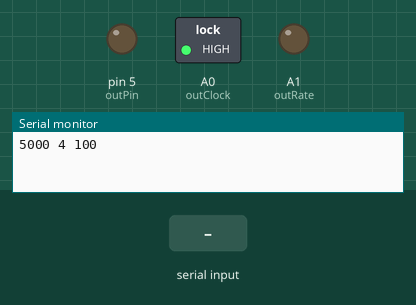
Recording of a sketch running on a simulated Arduino Uno, built with avr-gcc and run on an emulated ATmega328P. On the bench: switched loads named in the sketch (green lamp = pin HIGH), output pins drawn as LEDs (lit = HIGH), the last lines printed to the serial monitor. Inputs (shaded band) come from the test bench.

Above: at 0.8 s.
0.9 s: "200\n" received over Serial
At 3.37 s:
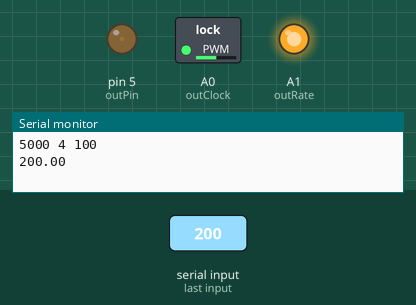
At 8.29 s:
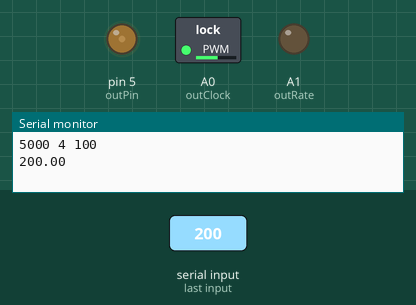
Timing chart, 0 to 9.9 s (numbered marks = the images above; inputs shaded):
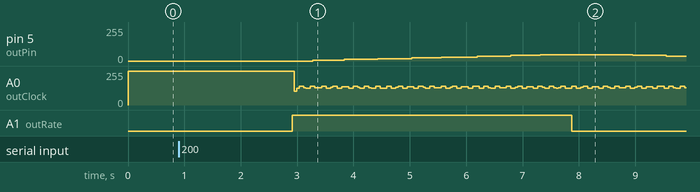

The sketch:

uno-func-gen.ino
```cpp
#include <stdlib.h>

int d_i=2000;   //Initial Delay

const int32_t max_req_voltage = 1000; //Max Voltage required
const int outPin = 5;
const int outClock = A0;
const int outRate = A1;

const uint8_t FREQ_CPU = 16; //16MHz
const uint16_t DEAD_ZONE = 58; //clock cycles required for pin state change. Experimentally measured, should change with FREQ_CPU.
const uint8_t DELAY_LOOP_CYCLE = 4; //Microcontroller dependent. Should not change
const uint16_t MULTIPLIER = 1000; //Should not change
const uint16_t MAX_VOLTAGE = 5*MULTIPLIER; //Should not change
const uint16_t steps =2*MULTIPLIER;//No. of Steps in 0-5V, should not change
const uint16_t steps_del = 42; //Should not change, Experimentally measured
const uint16_t max_steps = (max_req_voltage*steps)/MAX_VOLTAGE;

void(* reset) (void) = 0;

int calc_submultiple() {
  static_assert((FREQ_CPU%DELAY_LOOP_CYCLE)==0);
  static_assert(max_steps > 2);
  static_assert(steps_del<(steps-max_steps));
  return ((MAX_VOLTAGE*(FREQ_CPU/DELAY_LOOP_CYCLE))*(1000000/steps))/steps;
}

int hold_loops;

const int submultiple = calc_submultiple();
void setup() {
pinMode(outClock, OUTPUT);
pinMode(outRate, OUTPUT);
pinMode(outPin, OUTPUT);
digitalWrite(outClock, HIGH);
digitalWrite(outRate, LOW);

Serial.begin(9600);
Serial.setTimeout(INT32_MAX);
Serial.print(submultiple);
Serial.print(" ");
Serial.print(4);
Serial.print(" ");
Serial.println(100);
Serial.flush();

String value = Serial.readStringUntil('\n');
long scanrate = strtol(value.c_str(),0,10);

hold_loops = round((submultiple*1.0f)/scanrate);
float calc_scanrate = (submultiple*1.0f)/hold_loops;

if (scanrate < 50 || scanrate  > 1250)
   {
   Serial.println("error");
   Serial.flush();
   reset();
   }

if(abs(calc_scanrate - scanrate)>1) {
  Serial.println("error");
  Serial.flush();
  reset();
}

Serial.println(calc_scanrate);
Serial.flush();
}

__attribute__((always_inline)) inline void pwmGen(const int low, const int high, const int val) {
       for(int j=low;j<high;j++) {
          digitalWrite(outPin, HIGH);
          _delay_loop_2(val);
          digitalWrite(outPin, LOW);
          _delay_loop_2(steps-val-steps_del);
        }
}

void loop() {
    delay(d_i);
    int i = 2,ei;
    bool increasing = true;
    digitalWrite(outRate, increasing);

    noInterrupts();
    while(true){
       ei=(increasing)?i:max_steps-i;
       digitalWrite(outClock, LOW);
       pwmGen(0, hold_loops/2, ei);
       digitalWrite(outClock, HIGH);
       pwmGen(hold_loops/2, hold_loops, ei);
       if(i==max_steps-1) {
          i=1;
          increasing=!increasing;
          digitalWrite(outRate, increasing);
        }
        i++;
    }
 }
```

Measured:
- after the input at 0.9 s, pin 5 (outPin): rises from 0/255 to 48/255 in 4.0 s, then falls to 36/255 in 2.2 s; A1 (outRate): LOW → HIGH after 2.0 s, → LOW 5.0 s later
